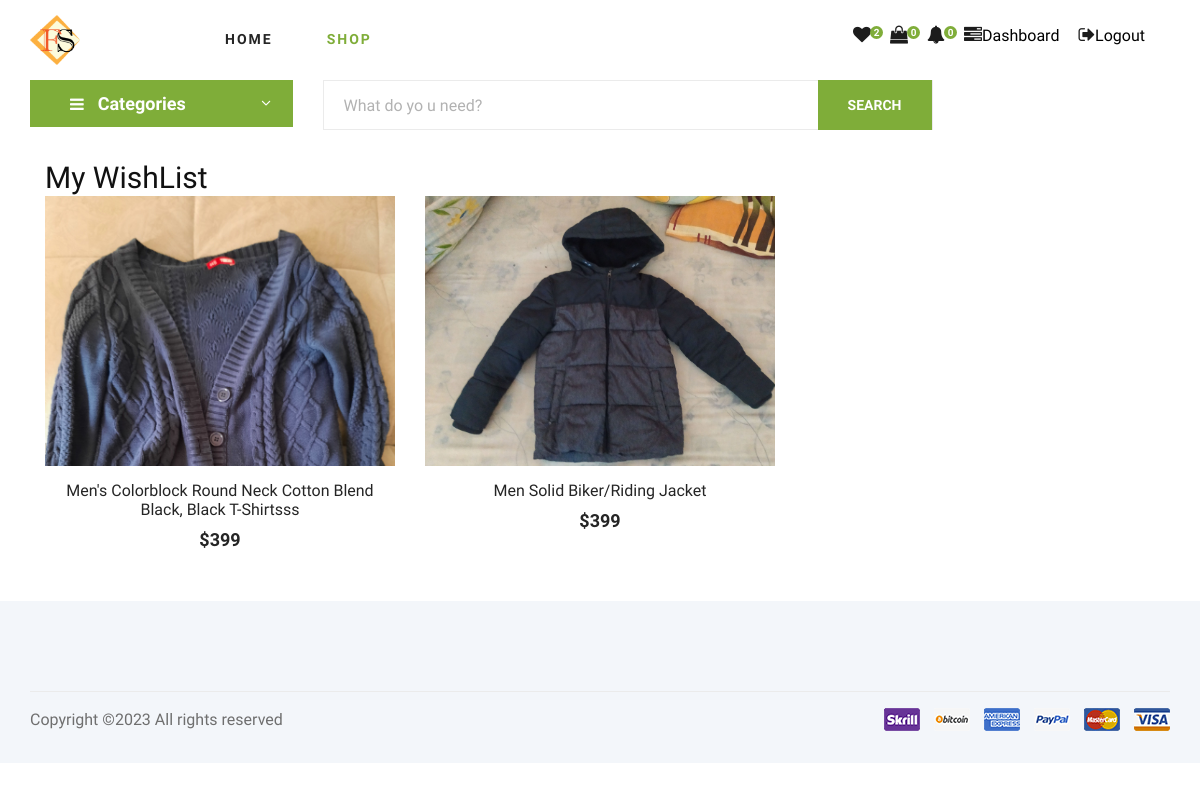
Page /user_wish_list_view/ (signed in) on the earlier database version.
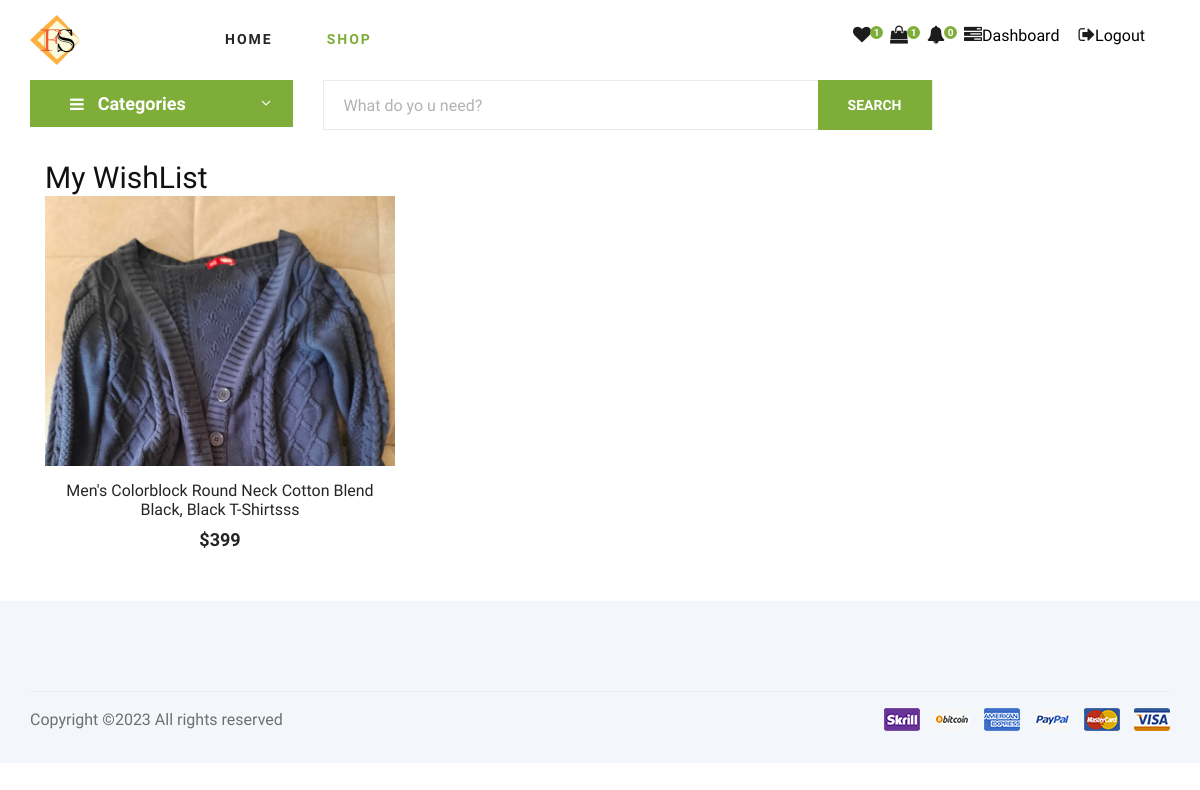
Same page on the later database version.
### store/models.py (models this page shows, shortened)
class WishList(models.Model):
	guest = models.ForeignKey(Guest, on_delete=models.CASCADE, null=True)
	user = models.ForeignKey(User, on_delete=models.CASCADE, null=True)
	product = models.ForeignKey(Products, on_delete=models.CASCADE)
	date_added = models.DateField(auto_now_add=True)

class BaseModel(models.Model):
	uid = models.UUIDField(primary_key=True , editable=False , default=uuid.uuid4)
	created_at = models.DateTimeField(auto_now= True)
	updated_at = models.DateTimeField(auto_now_add= True)
	class Meta:
		abstract = True

class Products(BaseModel):
	product_name = models.CharField(max_length=100)
	slug = models.SlugField(max_length=100,unique=True, null=True, blank=True)
	category = models.ForeignKey(Category, on_delete=models.CASCADE, related_name="products")
	price = models.IntegerField()
	product_description = models.TextField()
	image = models.ImageField(null=True, blank=True)
	is_deleted = models.BooleanField(default=False)
	in_store = models.BooleanField(default=False)

### store/views.py (the view)
# urls.py: path('user_wish_list_view/', views.user_wish_list_view, name="user_wish_list_view"),
@login_required(login_url='login')
def user_wish_list_view(request):
    if request.user.is_authenticated:
        wish_product_list = WishList.objects.all().filter(user=request.user)
        context = {'wish_product_list':wish_product_list}
        return render(request, 'user/user_wish_list_view.html', context)
    else:
        return redirect('login')

### store/context_processors.py (called while the page is built)
def category_list_processor(request):
    category_list = Category.objects.all()
    return {'category_list': category_list}

def cart_counter(request):
    cart_count = 0
    try:
        if request.user.is_authenticated:
            cart_items = CartItems.objects.all().filter(user=request.user)
        else:
            cart = uCart.objects.filter(cart_id=_cart_id(request))
            cart_items = CartItems.objects.all().filter(cart=cart[:1])
        for cart_item in cart_items:
            cart_count += cart_item.quantity
    except uCart.DoesNotExist:
        cart_count=0
    return dict(cart_count=cart_count)

def wish_counter(request):
    if request.user.is_authenticated:
        wish_items = WishList.objects.filter(user=request.user)
    else:
        guest = Guest.objects.filter(guest_id=_wishlist_id(request)).first()
        if guest:
            wish_items = WishList.objects.filter(guest=guest)
        else:
            wish_items = []
    wish_count = wish_items.count() if wish_items else 0
    return {'wish_count': wish_count}

### store/templates/user/user_wish_list_view.html (shortened to what this page needs)
{% extends "../store/base.html" %}
{%load static%}
{%block body%}
<div class="container">
<div class="col-lg-12 col-md-7">
    <h3>My WishList</h3>
<div class="row">
            {%for product in wish_product_list%}
            <div class="col-lg-4 col-md-6 col-sm-6">
                <div class="product__item">
                    <div class="product__item__pic set-bg" data-setbg="{{product.product.image.url}}">
                    </div>
                    <div class="product__item__text">
                        <h6><a href="#">{{product.product.product_name}}</a></h6>
                        <h5>${{product.product.price}}</h5>
                    </div>
                </div>
            </div>
            {%endfor%}
</div>
</div>
</div>
{%endblock%}

Differences in the rows shown:
removed WishList: shows a picture, product.product_name "Men Solid Biker/Riding Jacket", product.price "399"
Other differences:
{{ wish_count }}: "2" → "1"
{{ cart_count }}: "0" → "1"
